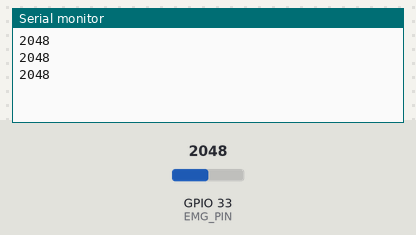
Bench run of a sketch on a simulated ESP32. On the bench: the last lines printed to the serial monitor. The inputs (shaded band) are chosen by the test bench; at power-on: GPIO 33 (EMG_PIN) = 2048.

Above: at 1.3 s.
1.4 s: GPIO 33 (EMG_PIN) set to 2866
At 1.9 s:
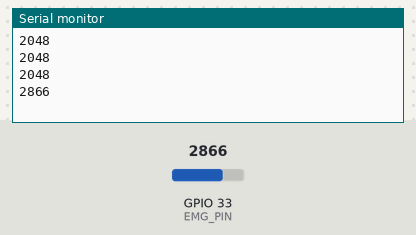
2.9 s: GPIO 33 (EMG_PIN) set to 3603
At 3.4 s:
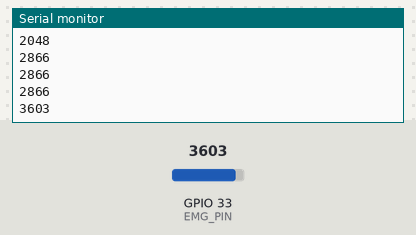
Timing chart, 0 to 5.9 s (numbered marks = the images above; inputs shaded):
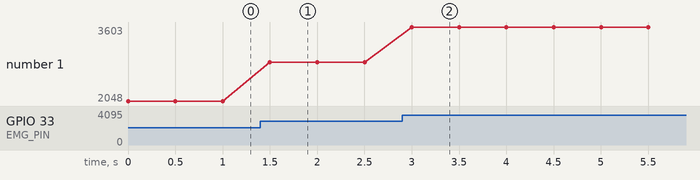

The sketch:

emg_reading_example.ino
```cpp
//#include <Servo.h>

//Threshold for servo motor control with muscle sensor.
//You can set a threshold according to the maximum and minimum values of the muscle sensor.
//#define THRESHOLD 250

//Pin number where the sensor is connected. (Analog 0)
//#define EMG_PIN 32 // EMG mesmo
#define EMG_PIN 33 // Resistencia variavel

//Pin number where the servo motor is connected. (Digital PWM 3)
//#define SERVO_PIN 3

//Define Servo motor
//Servo SERVO_1;

/*-------------------------------- void setup ------------------------------------------------*/

void setup(){

  //BAUDRATE set to 115200, remember it to set monitor serial properly.
  //Used this Baud Rate and "NL&CR" option to visualize the values correctly.
  Serial.begin(115200);

  //Set servo motor to digital pin 3
//  SERVO_1.attach(SERVO_PIN);
}

/*--------------------------------  void loop  ------------------------------------------------*/

void loop(){

  //The "Value" variable reads the value from the analog pin to which the sensor is connected.
  int value = analogRead(EMG_PIN);

  //If the sensor value is GREATER than the THRESHOLD, the servo motor will turn to 170 degrees.
//  if(value > THRESHOLD){
//    SERVO_1.write(170);
//  }
//
//  //If the sensor is LESS than the THRESHOLD, the servo motor will turn to 10 degrees.
//  else{
//    SERVO_1.write(10);
//  }

//  if(value > 1){
    Serial.println(value);
//  }

  delay(500);

  //You can use serial monitor to set THRESHOLD properly, comparing the values shown when you open and close your hand.
//  Serial.println(value);
}
```

Measured:
- after the input at 1.4 s, the serial monitor: prints a new line after 0.10 s (image 1)
- after the input at 2.9 s, the serial monitor: prints a new line after 0.10 s (image 2)
- plotted number 1: 2048 → 2866 after the input at 1.4 s, 2866 → 3603 after the input at 2.9 s
